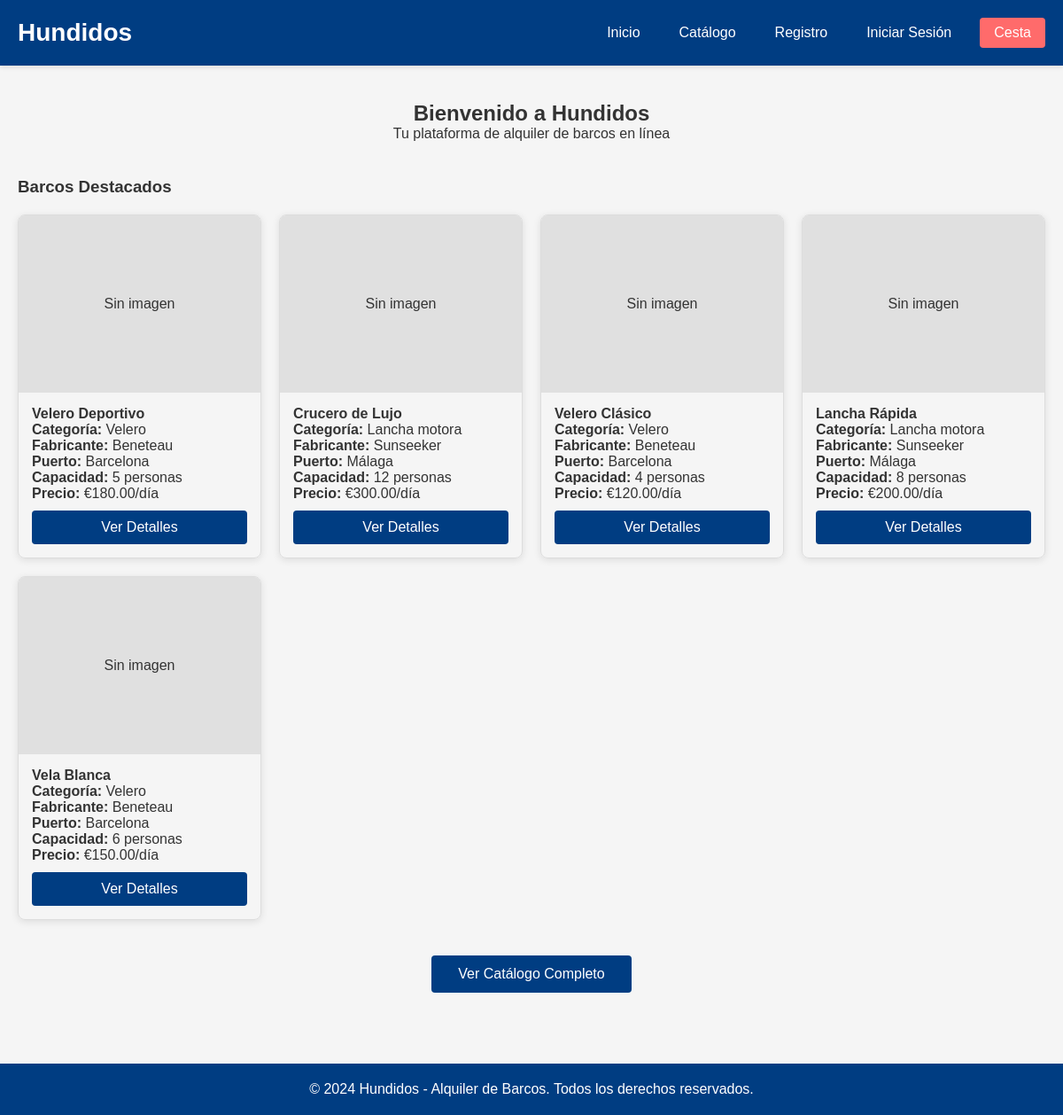
The page / on the database its author committed.
### catalog/models.py (models this page shows, shortened)
class Barco(models.Model):
    nombre = models.CharField(max_length=120)
    categoria = models.ForeignKey(Categoria, on_delete=models.PROTECT)
    puerto = models.ForeignKey(Puerto, on_delete=models.PROTECT)
    fabricante = models.ForeignKey(Fabricante, on_delete=models.PROTECT)
    precio_dia = models.DecimalField(max_digits=8, decimal_places=2)
    capacidad = models.PositiveIntegerField()
    imagen = models.ImageField(upload_to='barcos/', blank=True, null=True)
    descripcion = models.TextField(blank=True)
    disponible = models.BooleanField(default=True)
    cantidad_disponible = models.PositiveIntegerField(default=1)
    created_at = models.DateTimeField(auto_now_add=True)
    updated_at = models.DateTimeField(auto_now=True)
    class Meta:
        ordering = ['-created_at']

class Categoria(models.Model):
    nombre = models.CharField(max_length=120, unique=True)
    descripcion = models.TextField(blank=True)
    class Meta:
        ordering = ['nombre']

class Fabricante(models.Model):
    nombre = models.CharField(max_length=120, unique=True)
    pais = models.CharField(max_length=120, blank=True)
    class Meta:
        ordering = ['nombre']

class Puerto(models.Model):
    nombre = models.CharField(max_length=120, unique=True)
    ubicacion = models.CharField(max_length=255, blank=True)
    class Meta:
        ordering = ['nombre']

### core/views.py (the view)
# urls.py: path('', views.HomeView.as_view(), name='home'),
class HomeView(View):
    def get(self, request):
        barcos = Barco.objects.all()[:10]
        categorias = Categoria.objects.all()
        barcos_por_categoria = {}
        for barco in barcos:
            if barco.categoria.nombre not in barcos_por_categoria:
                barcos_por_categoria[barco.categoria.nombre] = []
            barcos_por_categoria[barco.categoria.nombre].append(barco)
        cart_items = get_cart_items(request)
        cart_total = get_cart_total(request)
        user_id = request.session.get('user_id')
        return render(request, 'home.html', {
            'barcos': barcos,
            'barcos_por_categoria': barcos_por_categoria,
            'categorias': categorias,
            'cart_items': cart_items,
            'cart_total': cart_total,
            'user_id': user_id,
        })

### cart/services.py (called while the page is built, shortened)
def get_cart(request):
    if 'cart' not in request.session:
        request.session['cart'] = {}
    return request.session['cart']

def get_cart_items(request):
    from catalog.models import Barco
    cart = get_cart(request)
    items = []
    return items

def get_cart_total(request):
    items = get_cart_items(request)
    return sum(item['subtotal'] for item in items)

### templates/home.html (shortened to what this page needs)
{% extends 'base.html' %}
{% block content %}
<div style="text-align: center; margin-bottom: 40px;">
    <h2>Bienvenido a Hundidos</h2>
    <p>Tu plataforma de alquiler de barcos en línea</p>
</div>
<div style="margin-bottom: 40px;">
    <h3>Barcos Destacados</h3>
    <div style="display: grid; grid-template-columns: repeat(auto-fill, minmax(250px, 1fr)); gap: 20px; margin-top: 20px;">
        {% for barco in barcos %}
            <div style="border: 1px solid #ddd; border-radius: 8px; overflow: hidden; box-shadow: 0 2px 8px rgba(0,0,0,0.1);">
                {% if barco.imagen %}
                    <img src="{{ barco.imagen.url }}" alt="{{ barco.nombre }}" style="width: 100%; height: 200px; object-fit: cover;">
                {% else %}
                    <div style="width: 100%; height: 200px; background-color: #e0e0e0; display: flex; align-items: center; justify-content: center;">
                        <span>Sin imagen</span>
                    </div>
                {% endif %}
                <div style="padding: 15px;">
                    <h4>{{ barco.nombre }}</h4>
                    <p><strong>Categoría:</strong> {{ barco.categoria.nombre }}</p>
                    <p><strong>Fabricante:</strong> {{ barco.fabricante.nombre }}</p>
                    <p><strong>Puerto:</strong> {{ barco.puerto.nombre }}</p>
                    <p><strong>Capacidad:</strong> {{ barco.capacidad }} personas</p>
                    <p><strong>Precio:</strong> €{{ barco.precio_dia }}/día</p>
                    {% if barco.disponible %}
                        <a href="{% url 'catalog:barco_detail' barco.id %}" class="btn" style="display: block; text-align: center; margin-top: 10px;">Ver Detalles</a>
                    {% else %}
                        <button class="btn" disabled style="display: block; width: 100%; margin-top: 10px; opacity: 0.5; cursor: not-allowed;">No Disponible</button>
                    {% endif %}
                </div>
            </div>
        {% empty %}
            <p>No hay barcos disponibles en este momento.</p>
        {% endfor %}
    </div>
</div>
<div style="text-align: center; margin-top: 40px;">
    <a href="{% url 'catalog:barco_list' %}" class="btn" style="padding: 12px 30px; font-size: 16px;">Ver Catálogo Completo</a>
</div>
{% endblock %}

### templates/base.html (shortened to what this page needs)
<!DOCTYPE html>
<html lang="es">
<head>
</head>
<body>
    <header>
        <div class="container">
            <h1>Hundidos</h1>
            <nav>
                <a href="{% url 'core:home' %}">Inicio</a>
                <a href="{% url 'catalog:barco_list' %}">Catálogo</a>
                {% if user_id %}
                    <a href="{% url 'accounts:profile' %}">Mi Perfil</a>
                    <form method="post" action="{% url 'accounts:logout' %}" style="display: inline;">
                        {% csrf_token %}
                        <button type="submit" class="btn" style="padding: 8px 12px; margin: 0;">Cerrar Sesión</button>
                    </form>
                {% else %}
                    <a href="{% url 'accounts:register' %}">Registro</a>
                    <a href="{% url 'accounts:login' %}">Iniciar Sesión</a>
                {% endif %}
                <a href="{% url 'cart:view' %}" class="cart-link">Cesta</a>
            </nav>
        </div>
    </header>
    <main>
        <div class="container">
            {% block content %}{% endblock %}
        </div>
    </main>
    <footer>
        <div class="container">
            <p>&copy; 2024 Hundidos - Alquiler de Barcos. Todos los derechos reservados.</p>
        </div>
    </footer>
</body>
</html>

### templates/base.html (style rules this page uses)
* { margin: 0; padding: 0; box-sizing: border-box; }
body { font-family: Arial, sans-serif; background-color: #f5f5f5; color: #333; }
header { background-color: #003d82; color: white; padding: 20px 0; box-shadow: 0 2px 5px rgba(0,0,0,0.1); }
.container { max-width: 1200px; margin: 0 auto; padding: 0 20px; }
header .container { display: flex; justify-content: space-between; align-items: center; }
header h1 { font-size: 28px; }
nav { display: flex; gap: 20px; align-items: center; }
nav a { color: white; text-decoration: none; padding: 8px 12px; border-radius: 4px; transition: background-color 0.3s; }
.cart-link { background-color: #ff6b6b; padding: 8px 16px; border-radius: 4px; }
main { padding: 40px 0; min-height: calc(100vh - 200px); }
footer { background-color: #003d82; color: white; text-align: center; padding: 20px 0; margin-top: 40px; }
.btn { display: inline-block; padding: 10px 20px; background-color: #003d82; color: white; text-decoration: none; border-radius: 4px; border: none; cursor: pointer; transition: background-color 0.3s; }

### rows shown on the page
Barco: imagen "Sin imagen", nombre "Velero Deportivo", categoria.nombre "Velero", fabricante.nombre "Beneteau", puerto.nombre "Barcelona", capacidad "5", precio_dia "180.00", disponible "Ver Detalles"
Barco: imagen "Sin imagen", nombre "Crucero de Lujo", categoria.nombre "Lancha motora", fabricante.nombre "Sunseeker", puerto.nombre "Málaga", capacidad "12", precio_dia "300.00", disponible "Ver Detalles"
Barco: imagen "Sin imagen", nombre "Velero Clásico", categoria.nombre "Velero", fabricante.nombre "Beneteau", puerto.nombre "Barcelona", capacidad "4", precio_dia "120.00", disponible "Ver Detalles"
Barco: imagen "Sin imagen", nombre "Lancha Rápida", categoria.nombre "Lancha motora", fabricante.nombre "Sunseeker", puerto.nombre "Málaga", capacidad "8", precio_dia "200.00", disponible "Ver Detalles"
Barco: imagen "Sin imagen", nombre "Vela Blanca", categoria.nombre "Velero", fabricante.nombre "Beneteau", puerto.nombre "Barcelona", capacidad "6", precio_dia "150.00", disponible "Ver Detalles"
